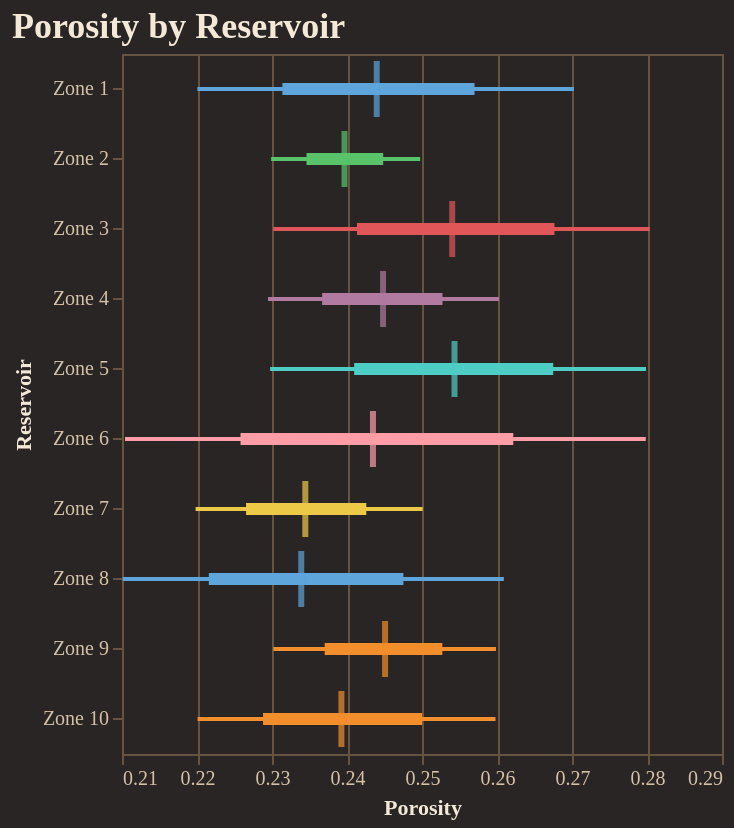

The cell this chart's notebook holds for it:
### Code cell
fig = reporter.plotter.forest_plot(
    "Porosity", 
    backend=PLOTTING_BACKEND
)
fig.show()

### Figure 1 — Vega-Lite specification as saved in the notebook (floating-point values rounded to 4 significant figures)
{"config": {"background": "#292524", "view": {"fill": "#292524", "stroke": "#665340"}, "title": {"color": "#f4e9d7", "font": "Merriweather", "fontSize": 18, "fontWeight": 600, "subtitleColor": "#d5c2a6", "anchor": "start"}, "axis": {"domainColor": "#665340", "gridColor": "#665340", "tickColor": "#665340", "labelColor": "#d5c2a6", "titleColor": "#f4e9d7", "labelFont": "Merriweather", "titleFont": "Merriweather"}, "legend": {"titleColor": "#f4e9d7", "labelColor": "#d5c2a6", "labelFont": "Merriweather", "titleFont": "Merriweather", "orient": "top-right", "symbolType": "circle"}, "header": {"labelColor": "#d5c2a6", "titleColor": "#f4e9d7", "labelFont": "Merriweather", "titleFont": "Merriweather"}, "mark": {"color": "#c78d3b"}, "line": {"color": "#c78d3b"}, "bar": {"color": "#c78d3b"}, "point": {"color": "#ddb06d"}, "area": {"color": "#c78d3b", "opacity": 0.35}, "text": {"color": "#f4e9d7", "font": "Merriweather"}, "range": {"category": ["#5DA5DA", "#F28E2B", "#59C36A", "#E15759", "#B07AA1", "#4ECDC4", "#FF9DA7", "#EDC948"]}}, "layer": [{"mark": {"type": "rule", "strokeWidth": 2}, "encoding": {"color": {"field": "group", "legend": null, "type": "nominal"}, "x": {"field": "p10", "scale": {"zero": false}, "title": "Porosity", "type": "quantitative"}, "x2": {"field": "p90"}, "y": {"field": "group", "sort": ["Zone 1", "Zone 2", "Zone 3", "Zone 4", "Zone 5", "Zone 6", "Zone 7", "Zone 8", "Zone 9", "Zone 10"], "title": "Reservoir", "type": "nominal"}}}, {"mark": {"type": "rule", "strokeWidth": 6}, "encoding": {"color": {"field": "group", "legend": null, "type": "nominal"}, "x": {"field": "p25", "scale": {"zero": false}, "title": "Porosity", "type": "quantitative"}, "x2": {"field": "p75"}, "y": {"field": "group", "sort": ["Zone 1", "Zone 2", "Zone 3", "Zone 4", "Zone 5", "Zone 6", "Zone 7", "Zone 8", "Zone 9", "Zone 10"], "title": "Reservoir", "type": "nominal"}}}, {"mark": {"type": "tick", "color": "black", "size": 28, "thickness": 3}, "encoding": {"color": {"field": "group", "legend": null, "type": "nominal"}, "tooltip": [{"field": "group", "title": "Group", "type": "nominal"}, {"field": "p10", "title": "P10", "type": "quantitative"}, {"field": "p25", "title": "P25", "type": "quantitative"}, {"field": "median", "title": "Median", "type": "quantitative"}, {"field": "p75", "title": "P75", "type": "quantitative"}, {"field": "p90", "title": "P90", "type": "quantitative"}], "x": {"field": "median", "scale": {"zero": false}, "title": "Porosity", "type": "quantitative"}, "y": {"field": "group", "sort": ["Zone 1", "Zone 2", "Zone 3", "Zone 4", "Zone 5", "Zone 6", "Zone 7", "Zone 8", "Zone 9", "Zone 10"], "title": "Reservoir", "type": "nominal"}}}], "data": {"name": "data-62d205e13898e8e0a8d4c90073645587"}, "height": 350, "title": "Porosity by Reservoir", "width": "container", "$schema": "https://vega.github.io/schema/vega-lite/v5.20.1.json", "datasets": {"data-62d205e13898e8e0a8d4c90073645587": [{"group": "Zone 1", "p10": 0.2201, "p25": 0.2314, "median": 0.244, "p75": 0.257, "p90": 0.2703}, {"group": "Zone 2", "p10": 0.2299, "p25": 0.2346, "median": 0.2397, "p75": 0.2448, "p90": 0.2498}, {"group": "Zone 3", "p10": 0.2302, "p25": 0.2413, "median": 0.254, "p75": 0.2677, "p90": 0.2804}, {"group": "Zone 4", "p10": 0.2295, "p25": 0.2367, "median": 0.2448, "p75": 0.2527, "p90": 0.2603}, {"group": "Zone 5", "p10": 0.2297, "p25": 0.241, "median": 0.2543, "p75": 0.2675, "p90": 0.2799}, {"group": "Zone 6", "p10": 0.2104, "p25": 0.2258, "median": 0.2435, "p75": 0.2622, "p90": 0.2798}, {"group": "Zone 7", "p10": 0.2198, "p25": 0.2265, "median": 0.2344, "p75": 0.2426, "p90": 0.2501}, {"group": "Zone 8", "p10": 0.2101, "p25": 0.2216, "median": 0.2339, "p75": 0.2475, "p90": 0.2609}, {"group": "Zone 9", "p10": 0.2302, "p25": 0.237, "median": 0.2451, "p75": 0.2527, "p90": 0.2599}, {"group": "Zone 10", "p10": 0.2201, "p25": 0.2288, "median": 0.2393, "p75": 0.25, "p90": 0.2598}]}}
